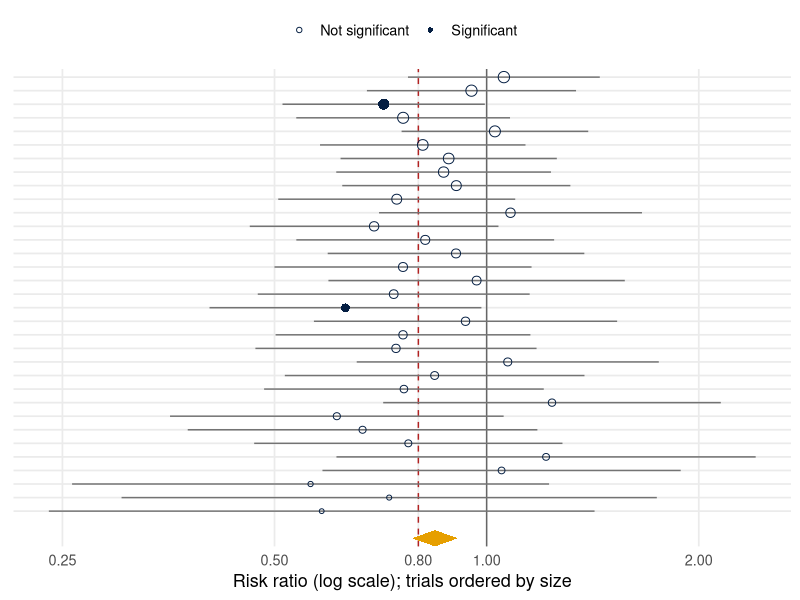
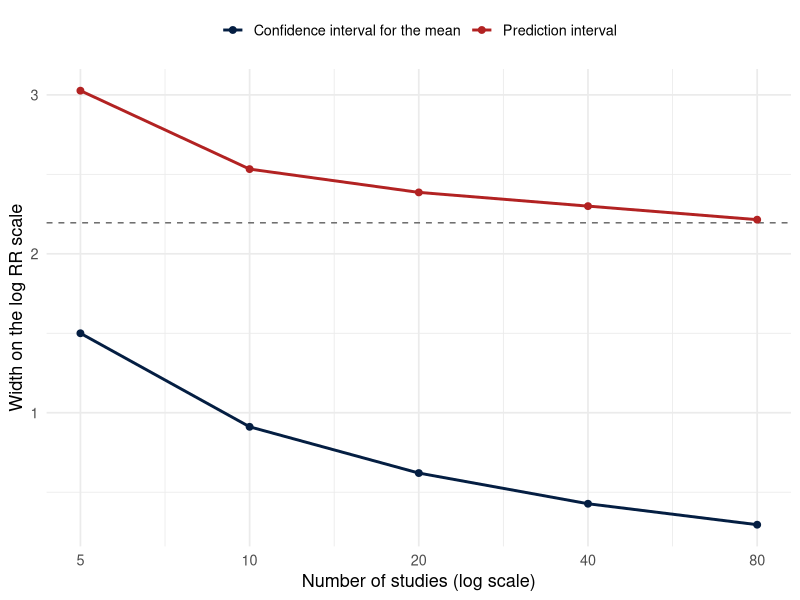
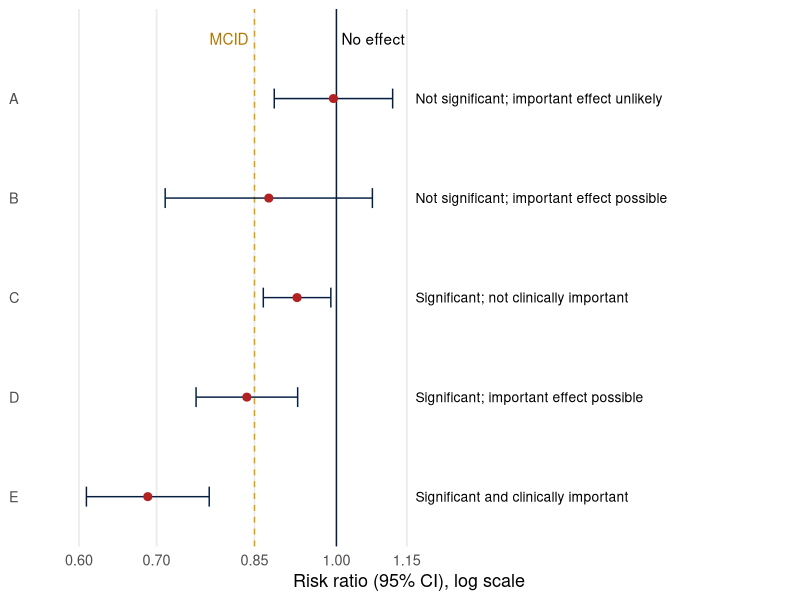
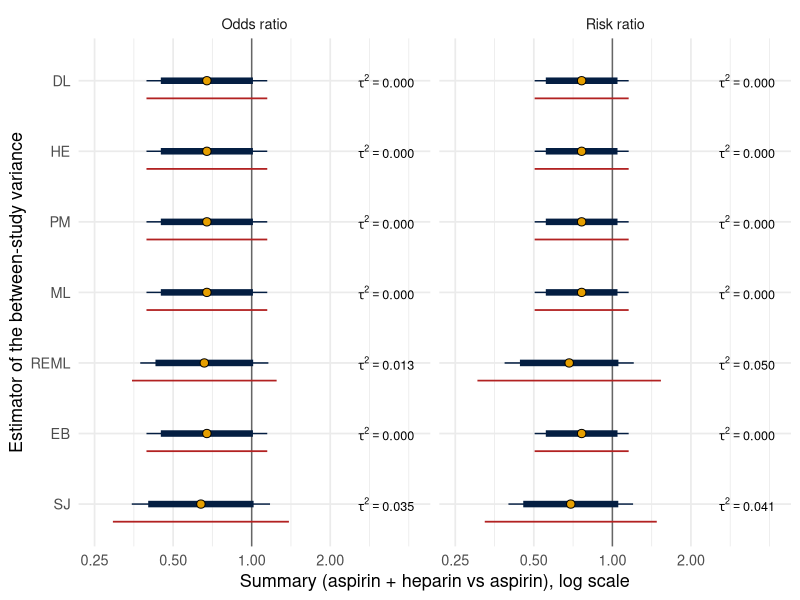

Generate these figures, in order, with R:
# R code for chapter: 09-meta-analysis-models.qmd
# From 'Knowledge Synthesis in Health Research' (J.M. Brophy).
# Run from the book's folder so that data/ is found.
# Lines starting with '## ' are not run by default (e.g. live database queries).

## -----------------------------------------------------------------------------
#| label: setup-ch09
#| include: false
# Shared setup, sourced at the top of every chapter --------------------------
knitr::opts_chunk$set(
  echo      = TRUE,      # code is part of the text: show it
  message   = FALSE,
  warning   = FALSE,
  fig.align = "center",
  fig.retina = 2,
  out.width = "85%"
)
suppressPackageStartupMessages({
  library(dplyr)
  library(ggplot2)
  library(knitr)
})
theme_set(theme_minimal(base_size = 13))
options(dplyr.summarise.inform = FALSE)
library(tidyr)
suppressPackageStartupMessages({
  library(metafor)
  library(purrr)
})
ctl <- list(stepadj = 0.5, maxiter = 1000)   # gentler optimiser for iterative tau^2 estimators


## -----------------------------------------------------------------------------
#| label: vote-sim
set.seed(629)
k      <- 33
p0     <- 0.10                                # control risk
rr     <- 0.80                                # true risk ratio
n_arm  <- round(runif(k, 100, 800))           # patients per arm
ev_c   <- rbinom(k, n_arm, p0)
ev_t   <- rbinom(k, n_arm, p0 * rr)

vote <- escalc(measure = "RR", ai = ev_t, n1i = n_arm, ci = ev_c, n2i = n_arm,
               data = data.frame(trial = 1:k, n_arm, ev_t, ev_c))
vote <- summary(vote) |>                      # adds ci.lb, ci.ub and the z test
  mutate(signif = ci.ub < 0)                  # CI excludes 1, in favour of treatment
fit_vote <- rma(yi, vi, data = vote, method = "REML")

n_sig  <- sum(vote$signif)
n_harm <- sum(vote$ci.lb > 0)
power  <- mean(map_lgl(n_arm, \(n) power.prop.test(n = n, p1 = p0, p2 = p0 * rr)$power > 0.8))


## -----------------------------------------------------------------------------
#| label: fig-vote
#| fig-cap: "Thirty-three simulated trials of a treatment with a true risk ratio of 0.80. Filled points: confidence interval excludes 1. The diamond is the random-effects pooled estimate."
#| fig-width: 7.5
#| fig-height: 7.5
vote_plot <- vote |>
  mutate(rr = exp(yi), lo = exp(ci.lb), hi = exp(ci.ub),
         trial = reorder(factor(trial), n_arm))
pooled <- with(fit_vote, c(est = exp(b[1]), lo = exp(ci.lb), hi = exp(ci.ub)))

ggplot(vote_plot, aes(y = trial)) +
  geom_vline(xintercept = 1, colour = "grey40") +
  geom_vline(xintercept = rr, colour = "#B22222", linetype = "dashed") +
  geom_errorbarh(aes(xmin = lo, xmax = hi), height = 0, colour = "grey45") +
  geom_point(aes(x = rr, shape = signif, size = n_arm), colour = "#041E42") +
  annotate("polygon", x = pooled[c("lo", "est", "hi", "est")],
           y = c(-1, -0.4, -1, -1.6), fill = "#E69F00") +
  scale_shape_manual(values = c(`FALSE` = 1, `TRUE` = 16),
                     labels = c("Not significant", "Significant"), name = NULL) +
  scale_size_area(max_size = 3.5, guide = "none") +
  scale_x_log10(breaks = c(0.25, 0.5, 0.8, 1, 2, 4)) +
  scale_y_discrete(labels = NULL, expand = expansion(add = c(2.2, 0.6))) +
  labs(x = "Risk ratio (log scale); trials ordered by size", y = NULL) +
  theme(legend.position = "top", panel.grid.minor = element_blank())


## -----------------------------------------------------------------------------
#| label: fe-hand
logRR <- c(-0.35, -0.28, -0.41)               # three studies, log risk ratios
se    <- c(0.12, 0.08, 0.15)
w     <- 1 / se^2
theta <- sum(w * logRR) / sum(w)
se_th <- sqrt(1 / sum(w))

fe_check <- rma(yi = logRR, sei = se, method = "EE")   # metafor's "equal effects" model
tibble::tibble(
  Study  = c("1", "2", "3", "Pooled (by hand)", "Pooled (rma)"),
  Weight = c(sprintf("%.0f%%", 100 * w / sum(w)), "", ""),
  RR     = sprintf("%.2f", exp(c(logRR, theta, fe_check$b[1]))),
  `95% CI` = c(sprintf("%.2f to %.2f", exp(logRR - 1.96 * se), exp(logRR + 1.96 * se)),
               sprintf("%.2f to %.2f", exp(theta - 1.96 * se_th), exp(theta + 1.96 * se_th)),
               sprintf("%.2f to %.2f", exp(fe_check$ci.lb), exp(fe_check$ci.ub)))) |>
  kable(align = "lrrr")


## -----------------------------------------------------------------------------
#| label: bcg-het
bcg <- escalc(measure = "RR", ai = tpos, bi = tneg, ci = cpos, di = cneg,
              data = dat.bcg, slab = paste(author, year))
m_bcg  <- rma(yi, vi, data = bcg, method = "REML")
ci_het <- confint(m_bcg)$random                 # Q-profile intervals for tau^2, I^2
pr_bcg <- predict(m_bcg, transf = exp)


## -----------------------------------------------------------------------------
#| label: fig-ci-pi
#| fig-cap: "Width of the 95% confidence interval for the mean and of the 95% prediction interval, as studies are added. Simulated trials with true log risk ratios drawn from N(log 0.5, 0.56²) and within-study standard errors of 0.15 to 0.6; median of 500 simulations at each size. The dashed line is the width of the true 95% range of effects."
#| fig-width: 7.5
#| fig-height: 4.2
sim_width <- function(k, tau = 0.56, mu = log(0.5)) {
  se  <- runif(k, 0.15, 0.6)
  yi  <- rnorm(k, mu, tau) + rnorm(k, 0, se)
  fit <- rma(yi, sei = se, method = "REML", test = "knha", control = ctl)
  p   <- predict(fit)
  c(ci = fit$ci.ub - fit$ci.lb, pi = p$pi.ub - p$pi.lb)
}
set.seed(2026)
widths <- map_dfr(c(5, 10, 20, 40, 80), \(k) {
  w <- replicate(500, tryCatch(sim_width(k), error = \(e) c(ci = NA, pi = NA)))
  tibble::tibble(k = k, `Confidence interval for the mean` = median(w["ci", ], na.rm = TRUE),
                 `Prediction interval` = median(w["pi", ], na.rm = TRUE))
}) |>
  pivot_longer(-k, names_to = "interval", values_to = "width")

ggplot(widths, aes(k, width, colour = interval)) +
  geom_hline(yintercept = 2 * 1.96 * 0.56, linetype = "dashed", colour = "grey40") +
  geom_line(linewidth = 1) + geom_point(size = 2) +
  scale_x_log10(breaks = c(5, 10, 20, 40, 80)) +
  scale_colour_manual(values = c("#041E42", "#B22222"), name = NULL) +
  labs(x = "Number of studies (log scale)", y = "Width on the log RR scale") +
  theme(legend.position = "top")


## -----------------------------------------------------------------------------
#| label: fig-mcid
#| fig-cap: "Five hypothetical risk ratios (95% CI) compared with no effect (RR 1.0) and a minimal clinically important difference (RR 0.85)."
#| fig-width: 8.5
#| fig-height: 3.4
scen <- tibble::tibble(
  id    = LETTERS[1:5],
  label = c("Not significant; important effect unlikely",
            "Not significant; important effect possible",
            "Significant; not clinically important",
            "Significant; important effect possible",
            "Significant and clinically important"),
  lo = c(0.884, 0.712, 0.865, 0.757, 0.609),
  hi = c(1.118, 1.074, 0.989, 0.926, 0.777)) |>
  mutate(est = sqrt(lo * hi), y = factor(id, levels = rev(LETTERS[1:5])))

ggplot(scen, aes(y = y)) +
  geom_vline(xintercept = 1, colour = "#041E42") +
  geom_vline(xintercept = 0.85, colour = "#E69F00", linetype = "dashed") +
  geom_errorbarh(aes(xmin = lo, xmax = hi), height = 0.2, colour = "#041E42") +
  geom_point(aes(x = est), size = 2.4, colour = "#B22222") +
  geom_text(aes(x = 1.17, label = label), hjust = 0, size = 3.5) +
  annotate("text", x = 0.84, y = 5.6, label = "MCID", hjust = 1, colour = "#b07800") +
  annotate("text", x = 1.01, y = 5.6, label = "No effect", hjust = 0) +
  scale_x_log10(limits = c(0.58, 2.3), breaks = c(0.6, 0.7, 0.85, 1, 1.15)) +
  scale_y_discrete(expand = expansion(add = c(0.5, 0.9))) +
  labs(x = "Risk ratio (95% CI), log scale", y = NULL) +
  theme(panel.grid.minor = element_blank(), panel.grid.major.y = element_blank())


## -----------------------------------------------------------------------------
#| label: heparin-data
heparin <- tibble::tribble(
  ~study,           ~ev_asa, ~n_asa, ~ev_hep, ~n_hep,
  "Theroux 1988",        4,    121,       2,    122,
  "RISC 1990",           7,    189,       3,    210,
  "Cohen 1990",          1,     32,       0,     37,
  "Cohen 1994",          9,    109,       4,    105,
  "Holdright 1994",     40,    131,      42,    154,
  "Gurfinkel 1995",      7,     73,       4,     70)

# escalc() adds 0.5 to all four cells of a trial with a zero cell (Cohen 1990)
hep_rr <- escalc(measure = "RR", ai = ev_hep, n1i = n_hep, ci = ev_asa, n2i = n_asa,
                 data = heparin, slab = study)
hep_or <- escalc(measure = "OR", ai = ev_hep, n1i = n_hep, ci = ev_asa, n2i = n_asa,
                 data = heparin, slab = study)

heparin |>
  mutate(Aspirin = sprintf("%d/%d (%.1f%%)", ev_asa, n_asa, 100 * ev_asa / n_asa),
         `Aspirin + heparin` = sprintf("%d/%d (%.1f%%)", ev_hep, n_hep, 100 * ev_hep / n_hep)) |>
  select(Trial = study, Aspirin, `Aspirin + heparin`) |>
  kable(align = "lrr", caption = "Myocardial infarction or death during treatment, from @oler1996.")


## -----------------------------------------------------------------------------
#| label: heparin-reproduce
dl_rr <- rma(yi, vi, data = hep_rr, method = "DL")
dl_or <- rma(yi, vi, data = hep_or, method = "DL")
f_ci  <- \(m) sprintf("%.2f (%.2f to %.2f)", exp(m$b[1]), exp(m$ci.lb), exp(m$ci.ub))
tibble::tibble(Analysis = c("As published", "DerSimonian-Laird, risk ratio",
                            "DerSimonian-Laird, odds ratio"),
               `Summary (95% CI)` = c("0.67 (0.44 to 1.02)", f_ci(dl_rr), f_ci(dl_or))) |>
  kable()


## -----------------------------------------------------------------------------
#| label: heparin-grid
ests <- c("DL", "HE", "PM", "ML", "REML", "EB", "SJ")
fit_one <- function(method, dat) {
  z  <- rma(yi, vi, data = dat, method = method, control = ctl)
  hk <- rma(yi, vi, data = dat, method = method, test = "adhoc", control = ctl)
  pk <- predict(hk, transf = exp)
  tibble::tibble(method, tau2 = z$tau2, est = exp(z$b[1]),
                 wald_lo = exp(z$ci.lb), wald_hi = exp(z$ci.ub),
                 hk_lo = exp(hk$ci.lb), hk_hi = exp(hk$ci.ub),
                 pi_lo = pk$pi.lb, pi_hi = pk$pi.ub)
}
grid <- bind_rows(
  map_dfr(ests, fit_one, dat = hep_or) |> mutate(scale = "Odds ratio"),
  map_dfr(ests, fit_one, dat = hep_rr) |> mutate(scale = "Risk ratio"))
g <- \(m, s = "Odds ratio") filter(grid, method == m, scale == s)


## -----------------------------------------------------------------------------
#| label: fig-heparin-choices
#| fig-cap: "The heparin meta-analysis repeated with seven estimators of τ², on the odds ratio and risk ratio scales. Thick bar: Wald 95% CI. Thin bar: HKSJ 95% CI (never narrower than Wald). Red: 95% prediction interval. Labels give the estimated τ²."
#| fig-width: 8.5
#| fig-height: 5
grid |>
  mutate(method = factor(method, levels = rev(ests))) |>
  ggplot(aes(y = method)) +
  geom_vline(xintercept = 1, colour = "grey40") +
  geom_errorbarh(aes(xmin = pi_lo, xmax = pi_hi), height = 0, colour = "#B22222",
                 linewidth = 0.6, position = position_nudge(y = -0.25)) +
  geom_errorbarh(aes(xmin = hk_lo, xmax = hk_hi), height = 0, colour = "#041E42",
                 linewidth = 0.5) +
  geom_errorbarh(aes(xmin = wald_lo, xmax = wald_hi), height = 0, colour = "#041E42",
                 linewidth = 2.2) +
  geom_point(aes(x = est), shape = 21, fill = "#E69F00", size = 2.5) +
  geom_text(aes(x = 4.2, label = sprintf("tau^2 == '%.3f'", tau2)), parse = TRUE,
            hjust = 1, size = 3.2) +
  facet_wrap(~ scale) +
  scale_x_log10(limits = c(0.25, 4.2), breaks = c(0.25, 0.5, 1, 2)) +
  labs(x = "Summary (aspirin + heparin vs aspirin), log scale",
       y = "Estimator of the between-study variance")


## -----------------------------------------------------------------------------
#| label: heparin-mh-peto
iv   <- rma(yi, vi, data = hep_or, method = "EE")
mh   <- rma.mh(measure = "OR", ai = ev_hep, n1i = n_hep, ci = ev_asa, n2i = n_asa, data = heparin)
peto <- rma.peto(ai = ev_hep, n1i = n_hep, ci = ev_asa, n2i = n_asa, data = heparin)
tibble::tibble(Method = c("Inverse variance (0.5 added to Cohen 1990)", "Mantel-Haenszel", "Peto"),
               `Odds ratio (95% CI)` = c(f_ci(iv), f_ci(mh), f_ci(peto))) |>
  kable(caption = "Fixed-effect odds ratio for the heparin trials, three ways.")


## -----------------------------------------------------------------------------
#| label: simpson-toy
toy <- tibble::tibble(trial = c("A (high risk, 4:1 allocation)", "B (low risk, 1:4 allocation)"),
                      ev_t = c(160, 8), n_t = c(400, 100), ev_c = c(50, 40), n_c = c(100, 400))
toy_or <- escalc(measure = "OR", ai = ev_t, n1i = n_t, ci = ev_c, n2i = n_c, data = toy)
odds   <- \(e, n) e / (n - e)
added  <- with(toy, odds(sum(ev_t), sum(n_t)) / odds(sum(ev_c), sum(n_c)))
mh_toy <- rma.mh(measure = "OR", ai = ev_t, n1i = n_t, ci = ev_c, n2i = n_c, data = toy)
tibble::tibble(Analysis = c(toy$trial, "Both trials added into one table", "Mantel-Haenszel, by trial"),
               `Odds ratio` = sprintf("%.2f", c(exp(toy_or$yi), added, exp(mh_toy$b[1])))) |>
  kable(align = "lr")
